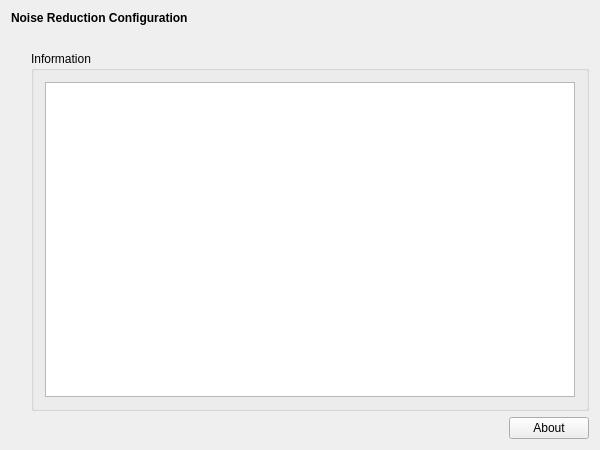
<?xml version="1.0" encoding="UTF-8"?>
<ui version="4.0">
 <class>CarSetupWidgetClass</class>
 <widget class="QWidget" name="CarSetupWidgetClass">
  <property name="geometry">
   <rect>
    <x>0</x>
    <y>0</y>
    <width>600</width>
    <height>450</height>
   </rect>
  </property>
  <property name="windowTitle">
   <string>DummySetupWidget</string>
  </property>
  <layout class="QVBoxLayout" name="verticalLayout">
   <item>
    <widget class="QLabel" name="m_qLabel_Headline">
     <property name="font">
      <font>
       <weight>75</weight>
       <bold>true</bold>
      </font>
     </property>
     <property name="text">
      <string>Noise Reduction Configuration</string>
     </property>
    </widget>
   </item>
   <item>
    <spacer name="m_qVerticalSpacer_Headline">
     <property name="orientation">
      <enum>Qt::Vertical</enum>
     </property>
     <property name="sizeType">
      <enum>QSizePolicy::Fixed</enum>
     </property>
     <property name="sizeHint" stdset="0">
      <size>
       <width>20</width>
       <height>20</height>
      </size>
     </property>
    </spacer>
   </item>
   <item>
    <layout class="QGridLayout" name="m_qGridLayout_main">
     <item row="0" column="1" rowspan="2" colspan="2">
      <widget class="QGroupBox" name="m_qGroupBox_Information">
       <property name="title">
        <string>Information</string>
       </property>
       <layout class="QGridLayout" name="m_qGridLayout_Information">
        <item row="0" column="0">
         <widget class="QTextBrowser" name="m_qTextBrowser_Information"/>
        </item>
       </layout>
      </widget>
     </item>
     <item row="2" column="1">
      <spacer name="m_qHorizontalSpacer_About">
       <property name="orientation">
        <enum>Qt::Horizontal</enum>
       </property>
       <property name="sizeHint" stdset="0">
        <size>
         <width>40</width>
         <height>20</height>
        </size>
       </property>
      </spacer>
     </item>
     <item row="1" column="0">
      <spacer name="m_qVerticalSpacer_LeftRow">
       <property name="orientation">
        <enum>Qt::Vertical</enum>
       </property>
       <property name="sizeHint" stdset="0">
        <size>
         <width>20</width>
         <height>40</height>
        </size>
       </property>
      </spacer>
     </item>
     <item row="2" column="2">
      <widget class="QPushButton" name="m_qPushButton_About">
       <property name="text">
        <string>About</string>
       </property>
      </widget>
     </item>
    </layout>
   </item>
  </layout>
 </widget>
 <layoutdefault spacing="6" margin="11"/>
 <resources/>
 <connections/>
</ui>
